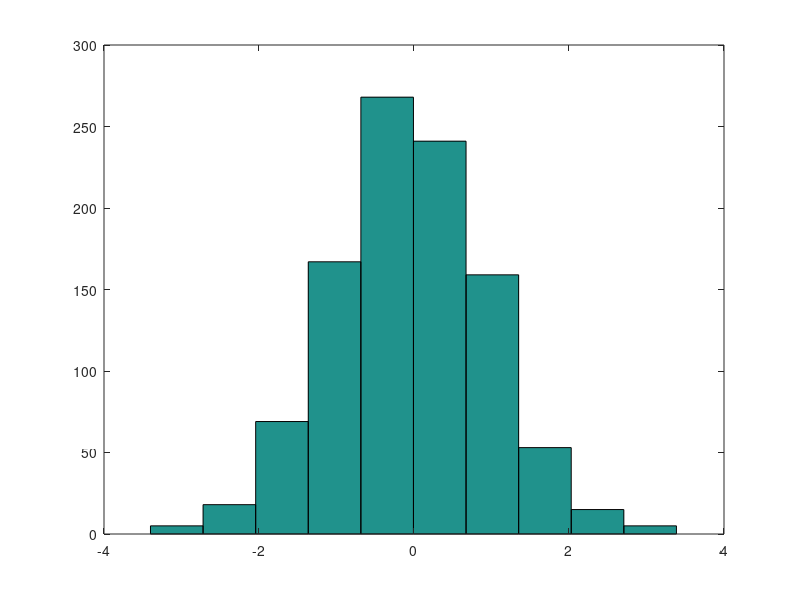

Recreate this plot in MATLAB.
clear;
clf;
close all;
x=rand(1000,1);
max(x)
min(x)
r=mean(x)
s=std(x)
y=4*x-2;
m=mean(y)
n=std(y)
fprintf('4*%f-2=%f',r,m);
clear;
x=randn(1000,1);
hist(x)
